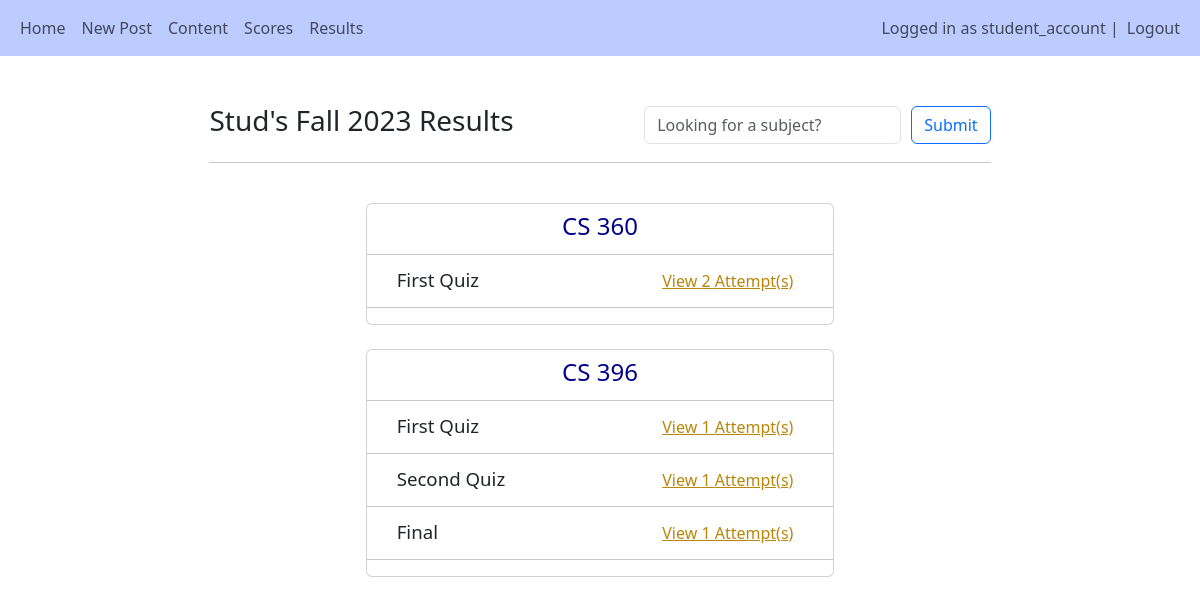
The app's page /ind_results/ (signed in) with its own data.
### main/models.py (models this page shows, shortened)
class User(AbstractUser):
    is_teacher = models.BooleanField('Is teacher', default=False)
    is_student = models.BooleanField('Is student', default=False)

class Semester(models.Model):
    name = models.CharField(max_length=255, default="")
    is_current = models.BooleanField(default=True)

class Subject(models.Model):
    title = models.CharField(blank=True, max_length=255)
    teacher = models.ForeignKey(User, null=True, on_delete=models.CASCADE)
    semester = models.ForeignKey(Semester, null=True, on_delete=models.CASCADE)

class Quiz(models.Model):
    subject = models.ForeignKey(Subject, null=True, related_name="quizzes", on_delete=models.CASCADE)
    title = models.CharField(max_length=255)
    weight = models.DecimalField(null=True, max_digits=5, decimal_places=0)
    max_attempts = models.IntegerField(default=3)

### main/views.py (the view)
# urls.py: path('ind_results/', views.ind_results, name="ind_results"),
@login_required(login_url="/login")
def ind_results(request):
    cursem = Semester.objects.get(is_current=True)
    search = request.GET.get('search')
    subjects = Subject.objects.filter(semester=cursem)
    student = request.user
    attempts = Attempt.objects.filter(student=student)
    aa = []
    if search:
        subjects = Subject.objects.filter(title__icontains=search, semester=cursem)
    for subject in subjects:
        quizzes = Quiz.objects.filter(subject=subject)
        for quiz in quizzes:
            numOfAttemptsMade = quiz.attempts.filter(student=student).count()
            aa.append({
                "subject":subject,
                "quiz":quiz,
                "numOfAttemptsMade":numOfAttemptsMade
            })
    return render(request, 'main/results/ind_results.html', {"cursem":cursem, "aa":aa, "subjects":subjects, "student":student})

### main/templates/main/results/ind_results.html (shortened to what this page needs)
{% extends 'main/base.html'%}
{% load crispy_forms_tags %}
{% load filters %}
{% block content %}
<div style="width:70%; margin:auto">
<br>
        <div style="display:flex; justify-content:space-between; align-items:center">
        <h3>{{student.get_short_name}}'s {{cursem.name}} Results</h3>
        <form method="get" action="{% url 'ind_results'%}" class="form-inline">
            <button type="submit" class="btn btn-outline-primary" style="float:right; margin-left:10px">Submit</button>
            <input type="text" name="search" class="form-control" placeholder="Looking for a subject?" style="float:right; width:auto">
        </form>
    </div><hr>
    <br>
    {% for subject in subjects %}
    <div class="card" style="width:60%; margin:auto">
        <h4 style="text-align:center; color:darkblue; height:18px; margin-top:8px">{{subject.title}}</h4><hr>
        <div>
            {% for item in aa %}
            {% if item.quiz.subject == subject %}
            <div style="display:flex; justify-content:space-between; align-items:center; height:20px">
                <p style="font-size:14pt; margin-left:30px; margin-top:15px">{{item.quiz.title}}</p>
                <a href="{% url 'ind_results_detail' item.quiz.id %}" style="margin-right:40px; color:darkgoldenrod">View {{item.numOfAttemptsMade}} Attempt(s)</a>
            </div><hr>
            {% endif %}
        {% endfor %}
        </div>
    </div><br>
    {% endfor %}
</div>
{% endblock %}

### main/templates/main/base.html (shortened to what this page needs)
<!DOCTYPE html>
<html lang="en">
<head>
    <link href="https://cdn.jsdelivr.net/npm/bootstrap@5.3.2/dist/css/bootstrap.min.css" rel="stylesheet">
    <link rel="stylesheet" href="https://cdnjs.cloudflare.com/ajax/libs/font-awesome/4.7.0/css/font-awesome.min.css">
</head>
<body>
    <nav class="navbar navbar-light navbar-expand-lg" style="background-color: #bcccff;">
        <div class="container-fluid">
            <div>
                <ul class="nav navbar-nav">
                    <li class="nav-item">
                        <a class="nav-link" href="/home">Home</a>
                    </li>
                    {% if user.is_teacher %}
                    <li class="nav-item">
                        <a class="nav-link" href="/create_post">Post Content</a>
                    </li>
                    <li class="nav-item">
                        <a class="nav-link" href="/subjects">Subjects</a>
                    </li>
                    <li class="nav-item">
                        <a class="nav-link" href="/group_results">Results</a>
                    </li>
                    <li class="nav-item">
                        <a class="nav-link" href="/group_scores">Scores</a>
                    </li>
                    {% elif user.is_student %}
                    <li class="nav-item">
                        <a class="nav-link" href="/create_post">New Post</a>
                    </li>
                    <li class="nav-item">
                        <a class="nav-link" href="/content">Content</a>
                    </li>
                    <li class="nav_item">
                        <a class="nav-link" href="/ind_scores">Scores</a>
                    </li>
                    <li class="nav-item">
                        <a class="nav-link" href="/ind_results">Results</a>
                    </li>
                    {% endif %}
                </ul>
            </div>
            <div>
                <ul class="navbar-nav">
                    {% if user.is_authenticated %}
                    <span class="navbar-text">Logged in as {{user.username}} | </span>
                    <li class="nav-item">
                        <a class="nav-link" href="/logout">Logout</a>
                    </li>
                    {% else %}
                    <li class="nav-item">
                        <a class="nav-link" href="/login">Login</a>
                    </li>
                    {% endif %}
                </ul>
            </div>
        </div>
    </nav><br>
        <div class="container">
            {% block content %}
            {% endblock %}
        </div>
</body>
</html>

### records on screen
User: username "student_account", get_short_name "Stud"
Semester: name "Fall 2023"
Subject: title "CS 360", quiz "First Quiz", numOfAttemptsMade "2"
Subject: title "CS 396", quiz "First Quiz", numOfAttemptsMade "1", quiz "Second Quiz", quiz "Final"
